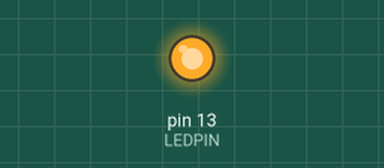
This sketch was run on a simulated Arduino Uno, built with avr-gcc and run on an emulated ATmega328P. Shown: output pins drawn as LEDs (lit = HIGH).

Above: at 0.2 s.
At 3.7 s:
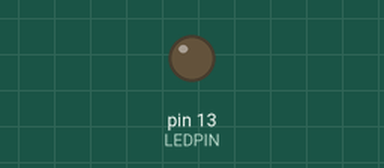
Timing chart, 0 to 6.5 s (numbered marks = the images above):
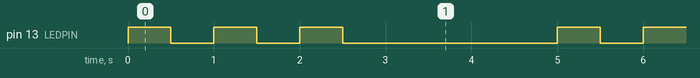

Measured:
- by itself, pin 13 (LEDPIN): repeats every 5.0 s: 2 × (LOW 0.50 s, HIGH 0.50 s), LOW 2.5 s, HIGH 0.50 s
- by itself, everything shown: repeats every 5.0 s, in 6 steps

The sketch:

while.ino
```cpp
int LEDPIN = 13;

void setup() {
    pinMode(LEDPIN, OUTPUT);
}

void loop() {
    int foo = 0;

    while (foo < 3)
    {
        digitalWrite(LEDPIN, HIGH);
        delay(500);

        digitalWrite(LEDPIN, LOW);
        delay(500);

        foo = foo + 1;
    }

    delay(2000);
}
```
